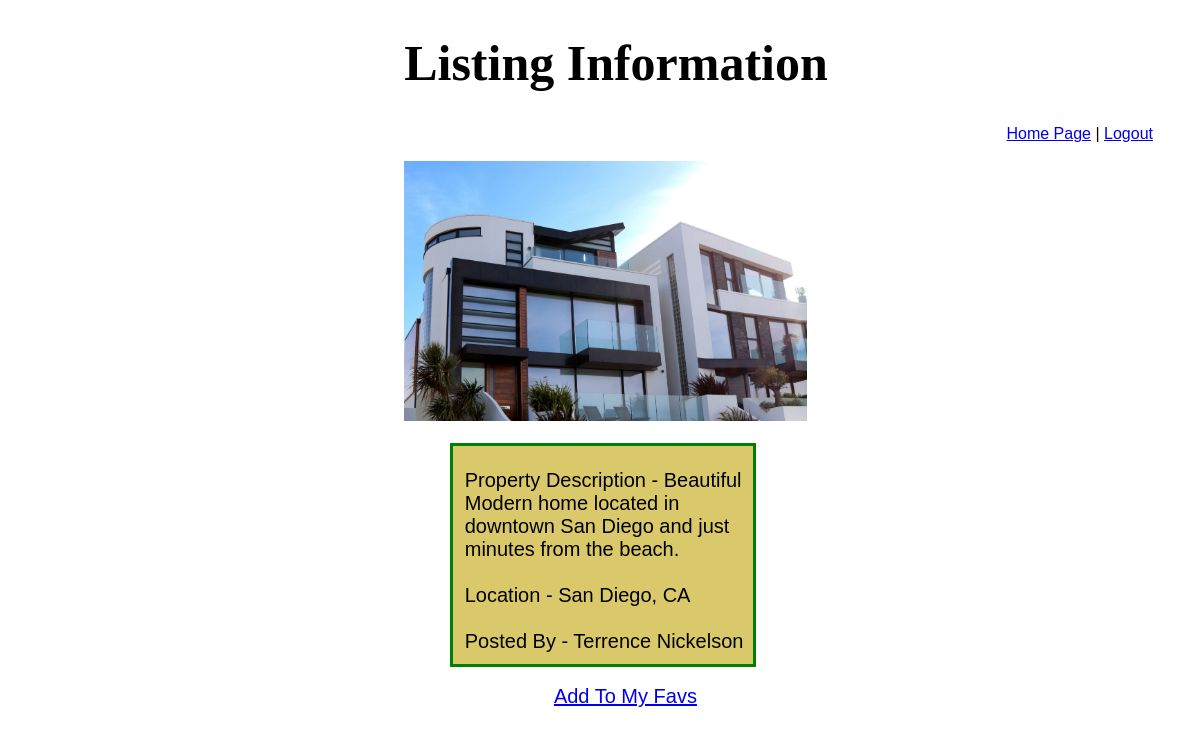
Screenshot of /showprop/18 (signed in) with the database file from the repository.
### myapp/models.py (models this page shows)
class Book(models.Model):
    title= models.CharField(max_length=255)
    location = models.CharField( max_length=255)
    description = models.TextField(max_length=300)
    price = models.CharField(default=0, max_length=255)
    bedrooms = models.IntegerField(default=0, validators=[MaxValueValidator(50),MinValueValidator(1)])
    bathrooms = models.IntegerField(default=0, validators=[MaxValueValidator(50),MinValueValidator(1)])
    sqft = models.CharField(default=0, max_length=150)
    poster = models.ForeignKey(User, related_name="books", on_delete=models.CASCADE, null=True)
    fav_books = models.ManyToManyField (User, related_name="saved_books")
    cover = models.ImageField(upload_to= 'books/covers/', null=True, blank=True)
    objects = PropManager()

class User(models.Model):
    firstname = models.CharField(max_length=255)
    lastname = models.CharField(max_length=255)
    email = models.CharField(max_length=255)
    password = models.CharField(max_length=255)
    created_at = models.DateTimeField(auto_now_add=True)
    updated_at = models.DateTimeField(auto_now=True)
    objects = UserManager()

### myapp/views.py (the view)
# urls.py: path('showprop/<int:prop_id>', views.showprop),
def showprop(request, prop_id):
    home = Book.objects.get(id = prop_id)
    user = User.objects.get(id = request.session['id'])
    context = {
        "home": home,
        "loggedinuser":user,
    }
    return render(request, "view.html", context)

### myapp/templates/view.html (shortened to what this page needs)
<!DOCTYPE html>
<html lang="en">
<head>
</head>
<body>
    <h1> Listing Information </h1>
        <div class="log">
            <a href="/books">Home Page</a> | <a href="/">Logout</a>
        </div>
        <br>
        <br>
        <img src="{{ home.cover.url }}" alt="{{ book.title }}" style="width:35%;"><br>
        <br>
        <div class= "des">
            <br>
            Property Description -
            {{home.description}}<br>
            <br>
            Location - {{home.location}}<br>
            <br>
            Posted By - {{home.poster.firstname}} {{home.poster.lastname}}<br>
        </div>
        <br>
        <div class="fav">
            <a href="/addfaves/{{home.id}}">Add To My Favs</a>
        </div>
</body>
</html>

### myapp/templates/view.html (style rules this page uses)
.des { padding-left:1%; padding-bottom:1%; font-size: 20px; border: solid 3px green; width: 25%; float:center; margin-left: 37%; background-color: rgb(218, 201, 106); }
.log { float:right; padding-right: 2%; }
body { background-image: url(https://images.pexels.com/photos/628281/pexels-photo-628281.jpeg?auto=compress&cs=tinysrgb&dpr=2&h=750&w=1260); background-attachment:fixed; font-family:'Franklin Gothic Medium', 'Arial Narrow', Arial, sans-serif; margin: 2%; color: rgb(0, 0, 0); }
h1 { Padding-left:33%; font-size: 50px; font-family:Georgia, 'Times New Roman', Times, serif }
img { padding-left: 33%; }
.fav { padding-left: 46%; font-size: 20px; }

### rows the page displays
Book: cover (picture), description "Beautiful Modern home located in downtown San Diego and just minutes from the beach.", location "San Diego, CA", poster.firstname "Terrence", poster.lastname "Nickelson"
